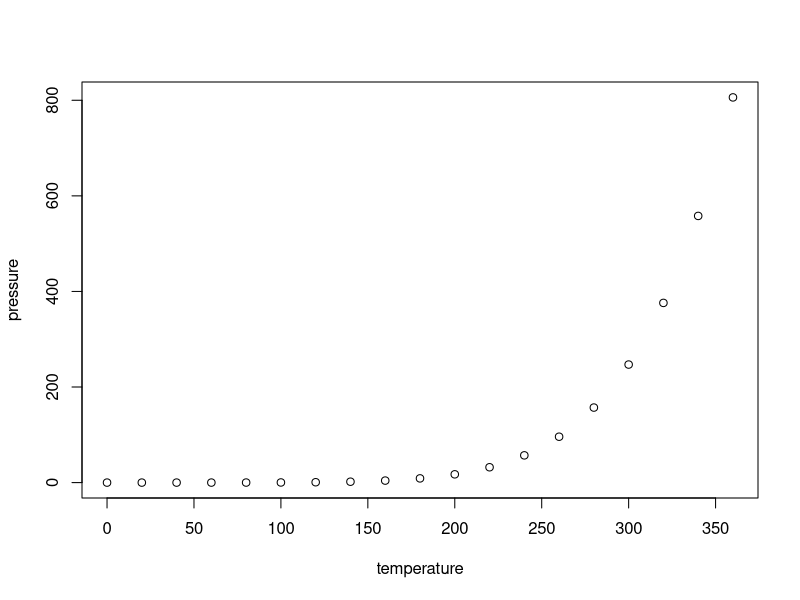
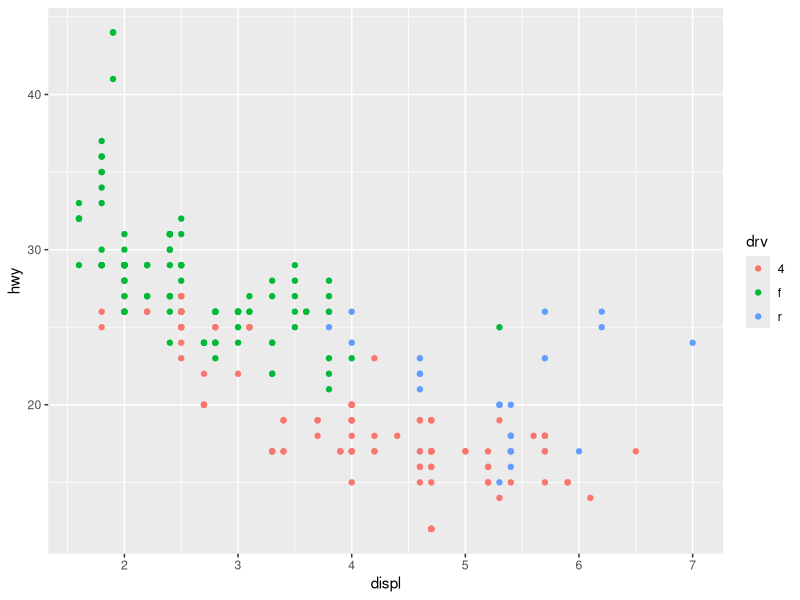

Here is the R script that generated these plots, in order:
## ---- chunk 1
knitr::opts_chunk$set(echo = TRUE)
## ---- chunk 2
summary(cars)
## ---- chunk 3
plot(pressure)
## ---- chunk 4
library(tidyverse)


## ---- chunk 5
 # scatterplot with mpg dataset
 ggplot(mpg, aes(x = displ, y = hwy, color = drv)) +
  geom_point()
